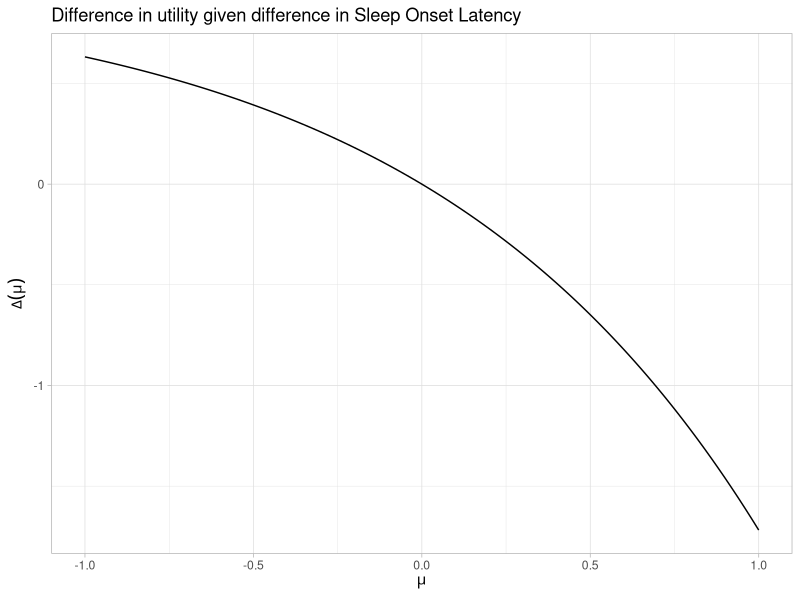

The R source for this figure:
## ---- chunk 1
#| warning: false

library(dplyr)
library(ggplot2)
data.frame(mu = seq(-1,1,length.out=100)) %>%
  mutate(diff_utility = 1 - exp(mu)) %>%
  ggplot(aes(x=mu, y=diff_utility)) +
  geom_line() +
  labs(title="Difference in utility given difference in Sleep Onset Latency") +
  xlab(expression(mu)) +
  ylab(expression(Delta(mu))) +
  theme_light()
